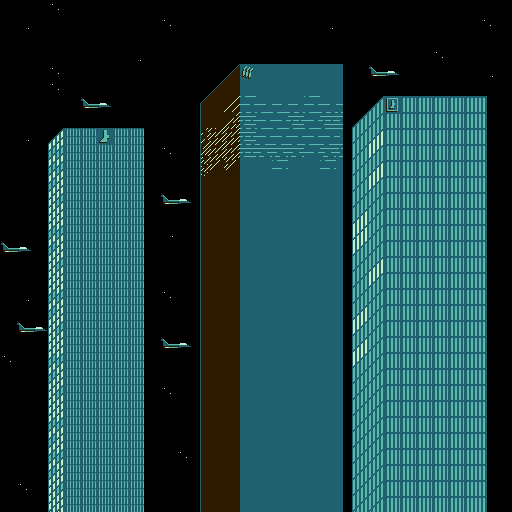

The image is a tile-based game level rendered from a .tmx file. Its description and complete source (layers, tilesets, objects, tile grids) follow:
An orthogonal 32x32 tile map with 16x16 px tiles, 1 tile layer (BG2), 1 hidden layer not drawn.

<map version="1.9" tiledversion="1.9.2" orientation="orthogonal" renderorder="left-down" width="32" height="32" tilewidth="16" tileheight="16" infinite="0" nextlayerid="4" nextobjectid="3">
 <properties>
  <property name="name" value="Skyscraper" />
 </properties>
 <tileset firstgid="1" name="Skyscraper" tilewidth="16" tileheight="16" tilecount="112" columns="8">
  <image source="../char/16x16/skyscraper.png" width="128" height="224" />
 </tileset>
 <layer id="2" name="BG2" width="32" height="32">
  <data encoding="csv">
0,0,0,96,0,0,0,0,0,0,0,0,0,0,0,0,0,0,0,0,0,0,0,0,0,0,0,0,0,0,0,0,
0,104,0,0,0,0,0,0,0,0,96,0,0,0,0,0,0,0,0,0,104,0,0,0,0,0,0,0,0,0,96,0,
0,0,0,0,0,0,0,0,0,0,0,0,0,0,0,0,0,0,0,0,0,0,0,0,0,0,0,0,0,0,0,0,
0,0,0,0,0,0,0,0,104,0,0,0,0,0,0,0,0,0,0,0,0,0,0,0,0,0,0,96,0,0,0,0,
0,0,0,96,0,0,0,0,0,0,0,0,0,0,86,81,76,76,76,76,76,77,0,111,112,0,0,0,0,0,104,0,
0,0,0,96,0,0,0,0,0,0,0,0,0,86,49,83,83,83,83,83,83,77,0,0,0,0,0,0,0,0,0,0,
0,0,0,0,0,111,112,0,0,0,0,0,88,49,41,60,44,44,44,60,44,45,0,70,15,54,54,54,54,54,55,0,
0,0,0,0,0,0,0,0,0,0,0,0,67,49,57,52,60,60,52,60,52,53,70,87,54,54,54,54,54,54,55,0,
0,104,0,48,46,46,8,46,46,0,0,0,43,65,65,52,60,60,60,60,60,61,87,95,54,54,54,54,54,54,55,0,
0,0,0,56,46,46,46,46,46,0,96,0,51,65,65,52,68,68,68,60,68,69,87,103,54,54,54,54,54,54,55,0,
0,0,0,56,46,46,46,46,46,0,0,0,59,73,73,76,76,60,76,76,60,77,87,95,54,54,54,54,54,54,55,0,
0,0,0,64,46,46,46,46,46,0,0,0,67,49,49,83,83,83,83,83,83,77,87,103,54,54,54,54,54,54,55,0,
0,0,0,72,46,46,46,46,46,0,111,112,67,49,49,83,83,83,83,83,83,77,87,87,54,54,54,54,54,54,55,0,
0,0,0,80,46,46,46,46,46,0,0,0,67,49,49,83,83,83,83,83,83,77,95,87,54,54,54,54,54,54,55,0,
0,0,0,56,46,46,46,46,46,0,104,0,67,49,49,83,83,83,83,83,83,77,71,87,54,54,54,54,54,54,55,0,
111,112,0,64,46,46,46,46,46,0,0,0,67,49,49,83,83,83,83,83,83,77,103,87,54,54,54,54,54,54,55,0,
0,0,0,72,46,46,46,46,46,0,0,0,67,49,49,83,83,83,83,83,83,77,87,95,54,54,54,54,54,54,55,0,
0,0,0,80,46,46,46,46,46,0,0,0,67,49,49,83,83,83,83,83,83,77,87,103,54,54,54,54,54,54,55,0,
0,104,0,56,46,46,46,46,46,0,96,0,67,49,49,83,83,83,83,83,83,77,87,87,54,54,54,54,54,54,55,0,
0,0,0,64,46,46,46,46,46,0,0,0,67,49,49,83,83,83,83,83,83,77,95,87,54,54,54,54,54,54,55,0,
0,111,112,72,46,46,46,46,46,0,0,0,67,49,49,83,83,83,83,83,83,77,103,87,54,54,54,54,54,54,55,0,
0,0,0,80,46,46,46,46,46,0,111,112,67,49,49,83,83,83,83,83,83,77,95,87,54,54,54,54,54,54,55,0,
96,0,0,56,46,46,46,46,46,0,0,0,67,49,49,83,83,83,83,83,83,77,103,87,54,54,54,54,54,54,55,0,
0,0,0,64,46,46,46,46,46,0,0,0,67,49,49,83,83,83,83,83,83,77,87,87,54,54,54,54,54,54,55,0,
0,0,0,72,46,46,46,46,46,0,96,0,67,49,49,83,83,83,83,83,83,77,87,87,54,54,54,54,54,54,55,0,
0,0,0,80,46,46,46,46,46,0,0,0,67,49,49,83,83,83,83,83,83,77,87,87,54,54,54,54,54,54,55,0,
0,0,0,56,46,46,46,46,46,0,0,0,67,49,49,83,83,83,83,83,83,77,87,87,54,54,54,54,54,54,55,0,
0,0,0,64,46,46,46,46,46,0,0,0,67,49,49,83,83,83,83,83,83,77,87,87,54,54,54,54,54,54,55,0,
0,0,0,56,46,46,46,46,46,0,0,96,67,49,49,83,83,83,83,83,83,77,87,87,54,54,54,54,54,54,55,0,
0,0,0,64,46,46,46,46,46,0,0,0,67,49,49,83,83,83,83,83,83,77,87,87,54,54,54,54,54,54,55,0,
0,96,0,72,46,46,46,46,46,0,0,0,67,49,49,83,83,83,83,83,83,77,87,87,54,54,54,54,54,54,55,0,
0,0,0,80,46,46,46,46,46,0,0,0,67,49,49,83,83,83,83,83,83,77,87,87,54,54,54,54,54,54,55,0
</data>
 </layer>
 <layer id="1" name="BG1" width="32" height="32" visible="0">
  <data encoding="csv">
0,0,0,0,0,0,0,0,0,0,0,0,0,0,0,0,0,0,0,0,0,0,0,0,0,0,0,0,0,0,0,0,
0,0,0,0,0,0,0,0,0,0,0,0,0,0,0,0,0,0,0,0,0,0,0,0,0,0,0,0,0,0,0,0,
0,0,0,0,0,0,0,0,0,0,0,0,0,0,0,0,0,0,0,0,0,0,0,0,0,0,0,0,0,0,0,0,
0,0,0,0,0,0,0,0,0,0,0,0,0,0,0,0,0,0,0,0,0,0,0,0,0,0,0,0,0,0,0,0,
0,0,0,0,0,0,0,0,0,0,0,0,0,0,0,0,0,0,0,0,0,0,0,0,0,0,0,0,0,0,0,0,
0,0,0,0,0,0,0,0,0,0,0,0,0,0,0,0,0,0,0,0,0,0,0,0,0,0,0,0,0,0,0,0,
0,0,0,0,0,0,0,0,0,0,0,0,0,0,0,0,0,0,0,0,0,0,0,0,0,0,0,0,0,0,0,0,
0,0,0,0,0,0,0,0,0,0,0,0,0,0,0,0,0,0,0,0,0,0,0,0,0,0,0,0,0,0,0,0,
0,0,0,0,0,0,0,0,0,0,0,0,0,0,0,0,0,0,0,0,0,0,0,0,0,0,0,0,0,0,0,0,
0,0,0,0,0,0,0,0,0,0,0,0,0,0,0,0,0,0,0,0,0,0,0,0,0,0,0,0,0,0,0,0,
0,0,0,0,0,0,0,0,0,0,0,0,0,0,0,0,0,0,0,0,0,0,0,0,0,0,0,0,0,0,0,0,
0,0,0,0,0,0,0,0,0,0,0,0,0,0,0,0,0,0,0,0,0,0,0,0,0,0,0,0,0,0,0,0,
0,0,0,0,0,0,0,0,0,0,0,0,0,0,0,0,0,0,0,0,0,0,0,0,0,0,0,0,0,0,0,0,
0,0,0,0,0,0,0,0,0,0,0,0,0,0,0,0,0,0,0,0,0,0,0,0,0,0,0,0,0,0,0,0,
0,0,0,0,0,0,0,0,0,0,90,19,19,17,19,19,0,0,0,0,0,0,0,0,0,0,0,0,0,0,0,0,
0,0,0,0,0,0,0,0,0,91,83,17,17,17,19,19,0,0,0,0,0,0,0,0,0,0,0,0,0,0,0,0,
0,0,0,0,0,0,0,0,0,101,83,17,18,17,19,19,0,0,0,0,0,0,0,0,0,0,0,0,0,0,0,0,
0,0,0,0,0,0,0,0,0,101,83,18,17,19,18,18,0,0,0,0,90,24,23,23,0,0,0,0,0,0,0,0,
0,0,0,0,0,0,0,0,0,101,83,19,17,18,17,19,0,0,0,91,83,23,24,24,0,0,0,0,0,0,0,0,
0,0,0,0,0,0,0,0,0,101,83,18,19,18,17,17,0,111,112,101,83,23,23,23,0,0,0,0,0,0,0,0,
0,91,4,5,16,16,0,0,0,101,83,18,19,17,19,17,0,0,0,101,83,24,24,23,0,0,0,0,0,0,0,0,
0,101,33,38,35,38,0,0,0,101,83,19,18,19,19,17,0,0,0,101,83,23,24,24,0,0,0,0,0,0,0,0,
0,101,37,38,37,36,0,0,0,101,83,17,18,19,19,19,0,0,0,101,83,24,23,24,0,0,91,93,31,93,32,0,
0,101,33,36,37,38,0,0,0,101,83,18,17,19,18,19,0,0,0,101,83,23,23,24,0,0,101,98,31,98,32,0,
0,101,35,38,33,36,0,0,0,101,83,18,19,18,19,17,0,0,0,101,83,23,24,24,0,0,101,98,31,31,99,0,
0,101,35,36,37,36,0,0,0,101,83,18,19,18,17,17,0,0,0,101,83,23,23,24,0,0,101,98,31,93,99,0,
0,101,33,38,33,38,0,0,0,101,83,19,17,17,19,18,0,0,0,101,83,23,23,23,0,0,101,98,31,93,99,0,
0,101,37,36,33,38,0,0,0,101,83,18,18,17,18,18,0,0,0,101,83,23,23,23,0,0,101,98,31,98,32,0,
0,101,33,36,33,38,0,0,0,101,83,19,19,18,18,18,0,0,0,101,83,23,23,24,0,0,101,98,31,31,99,0,
0,101,37,38,35,36,0,0,0,101,83,17,17,17,17,19,0,0,0,101,83,23,23,24,0,0,101,31,31,98,32,0,
0,101,35,38,37,36,0,0,0,101,83,19,17,18,17,19,0,0,0,101,83,24,23,24,0,0,101,93,31,93,99,0,
0,101,37,36,35,36,0,0,0,101,83,19,17,18,19,19,0,0,0,101,83,23,23,23,0,0,101,31,31,98,99,0
</data>
 </layer>
 <objectgroup id="3" name="Annotations" />
</map>
